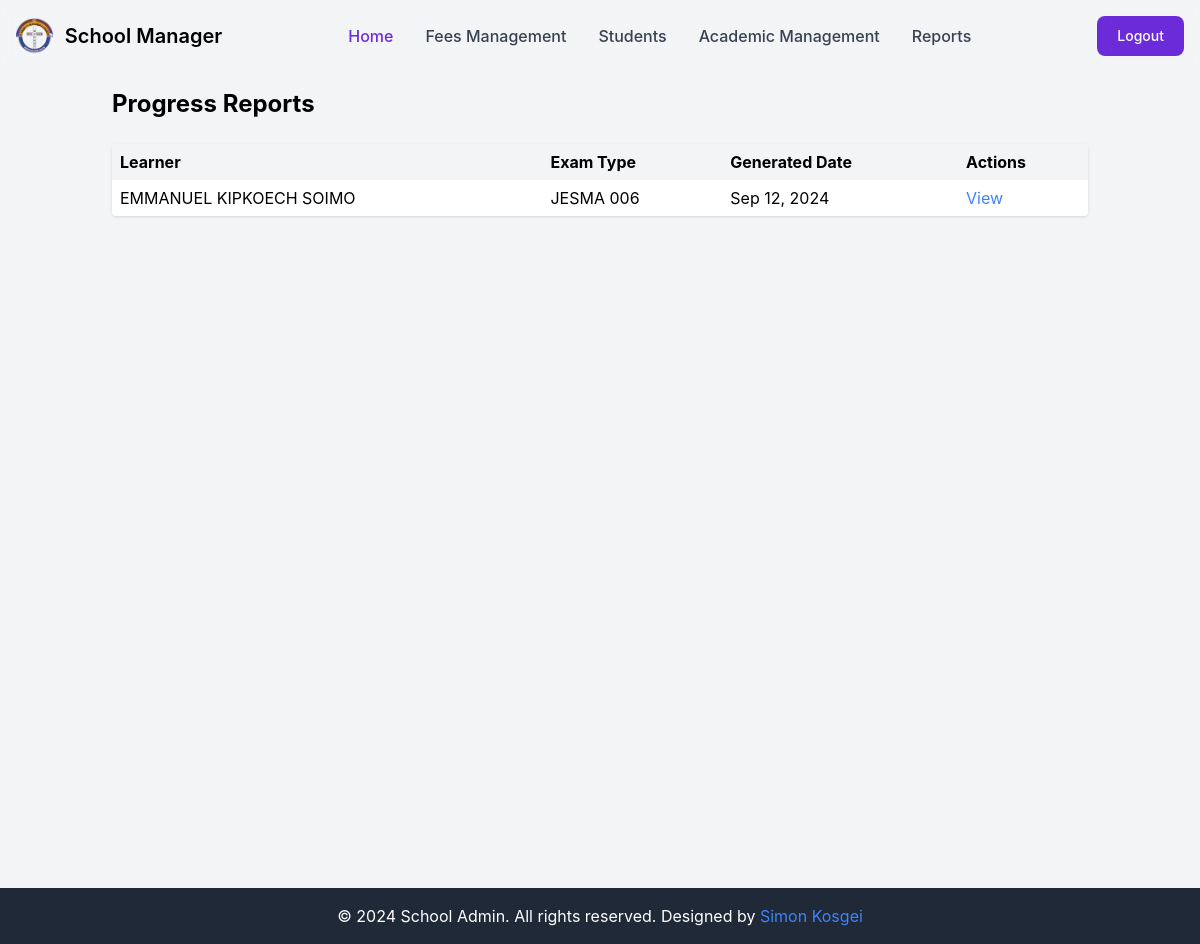
/control/progress-reports/ (signed in), run on an earlier commit of the app's database.
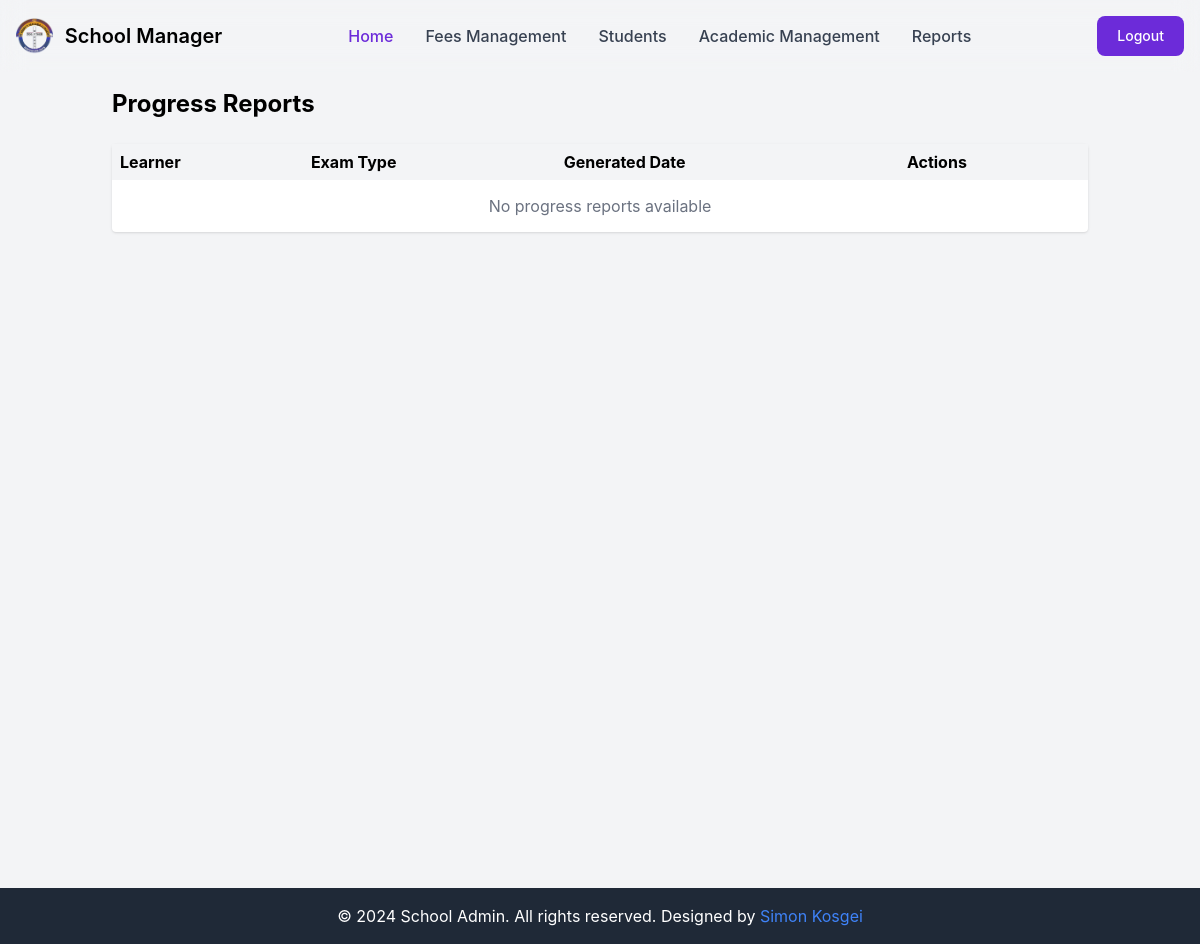
And on a later commit of the database.
### exams/models.py (models this page shows, shortened)
class ProgressReport(models.Model):
    learner = models.ForeignKey(LearnerRegister, on_delete=models.CASCADE, related_name='progress_reports')
    exam_type = models.ForeignKey(ExamType, on_delete=models.CASCADE, related_name='progress_reports')
    generated_date = models.DateField(auto_now_add=True)
    overall_comment = models.TextField()
    areas_for_improvement = models.TextField()
    future_recommendations = models.TextField()
    principal_signature = models.BooleanField(default=False)
    parent_signature = models.BooleanField(default=False)
    class Meta:
        unique_together = ('learner', 'exam_type')

class ExamType(models.Model):
    TERM_CHOICES = [
        ('Term 1', 'Term 1'),
        ('Term 2', 'Term 2'),
        ('Term 3', 'Term 3'),
    ]
    exam_id = models.AutoField(primary_key=True)
    name = models.CharField(max_length=100)
    term = models.CharField(max_length=100, choices=TERM_CHOICES, default='Term 1')
    date_administered = models.DateField()

### learners/models.py (models this page shows, shortened)
class LearnerRegister(models.Model):
    GENDER_CHOICES = [
        ('Male', 'Male'),
        ('Female', 'Female'),
    ]
    register_date = models.DateTimeField(auto_now_add=True)
    learner_id = models.IntegerField(unique=True)
    date_of_birth = models.DateField()
    name = models.CharField(max_length=100)
    grade = models.ForeignKey(Grade, on_delete=models.CASCADE, related_name='learners', default='1')
    gender = models.CharField(max_length=100, choices=GENDER_CHOICES)
    name_of_parent = models.CharField(max_length=100, default='Parent')
    parent_contact = models.CharField(max_length=100, default='Contact')
    fee_balance = models.DecimalField(max_digits=10, decimal_places=2, default=0)
    maize_balance = models.DecimalField(max_digits=10, decimal_places=2, default=0)
    beans_balance = models.DecimalField(max_digits=10, decimal_places=2, default=0)

### exams/views.py (the view)
# urls.py: path('progress-reports/', list_progress_reports, name='list_progress_reports'),
@login_required
def list_progress_reports(request):
    reports = ProgressReport.objects.all().order_by('-generated_date')
    return render(request, 'exams/list_progress_reports.html', {'reports': reports})

### templates/exams/list_progress_reports.html
{% extends 'admin/base.html' %}
{% block content %}
<h1 class="text-2xl font-bold mb-6">Progress Reports</h1>
<table class="w-full bg-white rounded shadow">
    <thead>
        <tr class="bg-gray-100">
            <th class="p-2 text-left">Learner</th>
            <th class="p-2 text-left">Exam Type</th>
            <th class="p-2 text-left">Generated Date</th>
            <th class="p-2 text-left">Actions</th>
        </tr>
    </thead>
    <tbody>
        {% for report in reports %}
        <tr class="hover:bg-gray-50">
            <td class="p-2">{{ report.learner.name }}</td>
            <td class="p-2">{{ report.exam_type.name }}</td>
            <td class="p-2">{{ report.generated_date|date:"M d, Y" }}</td>
            <td class="p-2">
                <a href="{% url 'view_progress_report' report.id %}" class="text-blue-500 hover:underline">View</a>
            </td>
        </tr>
        {% empty %}
        <tr>
            <td colspan="4" class="p-4 text-center text-gray-500">No progress reports available</td>
        </tr>
        {% endfor %}
    </tbody>
</table>
{% endblock %}

What changed in the data, as far as the page shows it:
removed ProgressReport: learner.name "EMMANUEL KIPKOECH SOIMO", exam_type.name "JESMA 006", generated_date "Sep 12, 2024"
Also different on the page:
text now shown: "No progress reports available"
